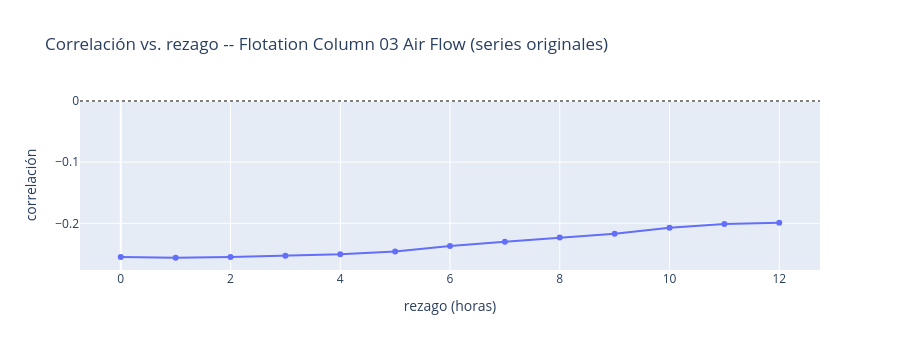
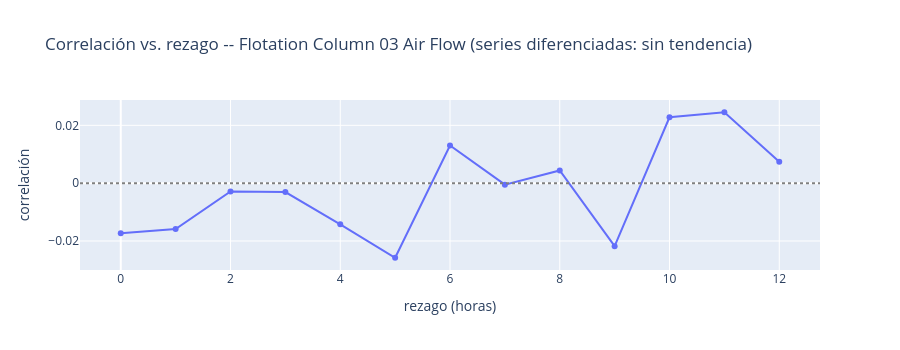
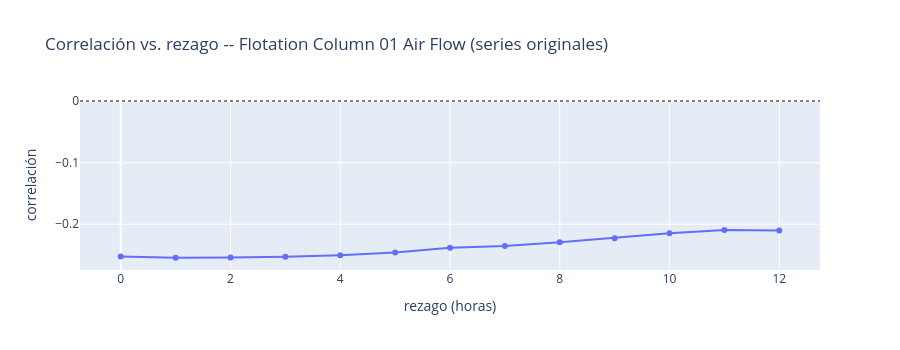
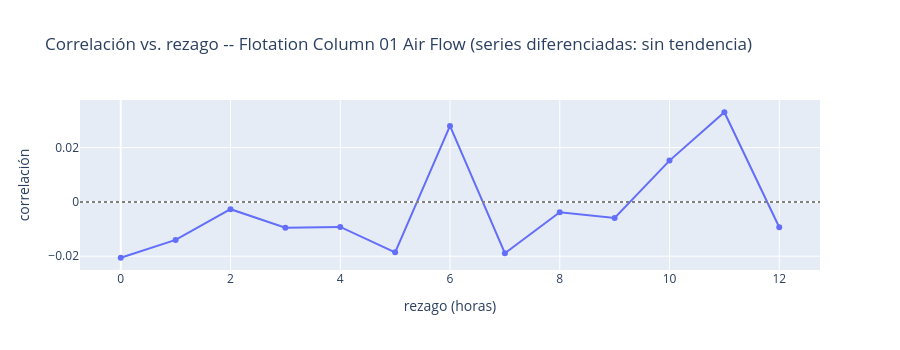

The code cell stored with these charts, in order, in its notebook:
### Markdown cell above
### Validación de `lag_df`: ¿señal real o máximo entre 260 comparaciones?

`lag_df` reporta el mejor rezago por variable, pero oculta dos cosas
necesarias para creérselo: la FORMA de la curva (pico afilado vs meseta
ancha) y si ese máximo es distinguible del que produciría puro ruido al
buscar entre `len(X_COLS) x (MAX_LAG_H+1)` comparaciones.

Un pico afilado en un rezago concreto es evidencia de mecanismo real. Una
meseta ancha donde varios rezagos vecinos dan valores parecidos suele ser
una tendencia lenta compartida por ambas series (p.ej. periodicidad de
turno), no un tiempo de residencia físico — sobre todo si el rezago ganador
es implausible frente al tiempo de residencia físico conocido del proceso
(minutos-pocas horas en una batería de flotación, no 9h).

### Code cell
def plot_lag_curve(col, target_col=None, max_lag=MAX_LAG_H, diff=False):
    """Curva completa de correlación vs. rezago -- para ver si el máximo de
    lag_df es un pico afilado o una meseta ancha (tendencia compartida)."""
    target_col = target_col or Y_COLS[0]
    mean_col = f'{col}__mean'

    x = hourly[mean_col].diff() if diff else hourly[mean_col]
    y = hourly[target_col].diff() if diff else hourly[target_col]

    corrs = [x.corr(y.shift(-lag)) for lag in range(0, max_lag + 1)]

    fig = go.Figure()
    fig.add_trace(go.Scatter(x=list(range(0, max_lag + 1)), y=corrs, mode='lines+markers'))
    fig.add_hline(y=0, line_dash='dot', line_color='gray')
    suffix = ' (series diferenciadas: sin tendencia)' if diff else ' (series originales)'
    fig.update_layout(title=f'Correlación vs. rezago -- {col}{suffix}',
                      xaxis_title='rezago (horas)', yaxis_title='correlación', height=350)
    fig.show()

# Las dos variables ganadoras de lag_df, con y sin diferenciar.
# Si el pico en 9h SOBREVIVE tras diferenciar, la señal es mucho más creíble.
# Si desaparece, confirma que era tendencia compartida, no relación causal.
top_vars = lag_df.head(2)['variable'].tolist()
for col in top_vars:
    plot_lag_curve(col, diff=False)
    plot_lag_curve(col, diff=True)

### Figure 1 — Plotly figure (JSON) as saved in the notebook; plotly's stock layout.template omitted (floating-point values rounded to 4 significant figures)
{"data": [{"mode": "lines+markers", "type": "scatter", "x": [0, 1, 2, 3, 4, 5, 6, 7, 8, 9, 10, 11, 12], "y": [-0.2551, -0.2563, -0.255, -0.2531, -0.2508, -0.2461, -0.2371, -0.2302, -0.2233, -0.2171, -0.2073, -0.2012, -0.1991]}], "layout": {"height": 350, "shapes": [{"line": {"color": "gray", "dash": "dot"}, "type": "line", "x0": 0, "x1": 1, "xref": "x domain", "y0": 0, "y1": 0, "yref": "y"}], "title": {"text": "Correlación vs. rezago -- Flotation Column 03 Air Flow (series originales)"}, "xaxis": {"title": {"text": "rezago (horas)"}}, "yaxis": {"title": {"text": "correlación"}}}}

### Figure 2 — Plotly figure (JSON) as saved in the notebook; plotly's stock layout.template omitted (floating-point values rounded to 4 significant figures)
{"data": [{"mode": "lines+markers", "type": "scatter", "x": [0, 1, 2, 3, 4, 5, 6, 7, 8, 9, 10, 11, 12], "y": [-0.01729, -0.01589, -0.002852, -0.003088, -0.01424, -0.02579, 0.01304, -0.0005119, 0.004401, -0.02178, 0.02278, 0.02452, 0.007401]}], "layout": {"height": 350, "shapes": [{"line": {"color": "gray", "dash": "dot"}, "type": "line", "x0": 0, "x1": 1, "xref": "x domain", "y0": 0, "y1": 0, "yref": "y"}], "title": {"text": "Correlación vs. rezago -- Flotation Column 03 Air Flow (series diferenciadas: sin tendencia)"}, "xaxis": {"title": {"text": "rezago (horas)"}}, "yaxis": {"title": {"text": "correlación"}}}}

### Figure 3 — Plotly figure (JSON) as saved in the notebook; plotly's stock layout.template omitted (floating-point values rounded to 4 significant figures)
{"data": [{"mode": "lines+markers", "type": "scatter", "x": [0, 1, 2, 3, 4, 5, 6, 7, 8, 9, 10, 11, 12], "y": [-0.2523, -0.2543, -0.2539, -0.2529, -0.2502, -0.2458, -0.2381, -0.2354, -0.2293, -0.2225, -0.2147, -0.2095, -0.2102]}], "layout": {"height": 350, "shapes": [{"line": {"color": "gray", "dash": "dot"}, "type": "line", "x0": 0, "x1": 1, "xref": "x domain", "y0": 0, "y1": 0, "yref": "y"}], "title": {"text": "Correlación vs. rezago -- Flotation Column 01 Air Flow (series originales)"}, "xaxis": {"title": {"text": "rezago (horas)"}}, "yaxis": {"title": {"text": "correlación"}}}}

### Figure 4 — Plotly figure (JSON) as saved in the notebook; plotly's stock layout.template omitted (floating-point values rounded to 4 significant figures)
{"data": [{"mode": "lines+markers", "type": "scatter", "x": [0, 1, 2, 3, 4, 5, 6, 7, 8, 9, 10, 11, 12], "y": [-0.02056, -0.01401, -0.002687, -0.009504, -0.009205, -0.01858, 0.02799, -0.01888, -0.003784, -0.0059, 0.0152, 0.03301, -0.009324]}], "layout": {"height": 350, "shapes": [{"line": {"color": "gray", "dash": "dot"}, "type": "line", "x0": 0, "x1": 1, "xref": "x domain", "y0": 0, "y1": 0, "yref": "y"}], "title": {"text": "Correlación vs. rezago -- Flotation Column 01 Air Flow (series diferenciadas: sin tendencia)"}, "xaxis": {"title": {"text": "rezago (horas)"}}, "yaxis": {"title": {"text": "correlación"}}}}
